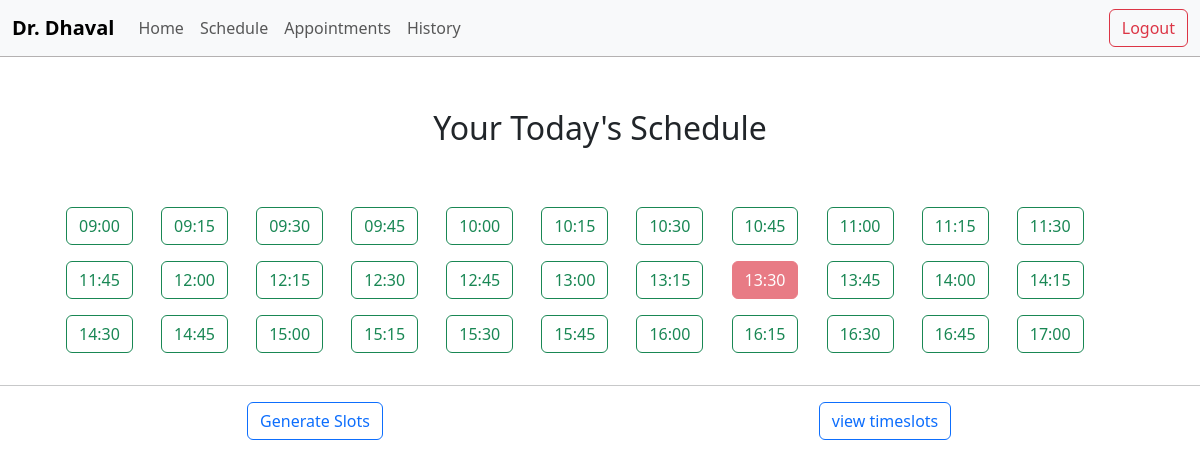
The page /doctor/schedule/ (signed in) on the database as committed earlier.
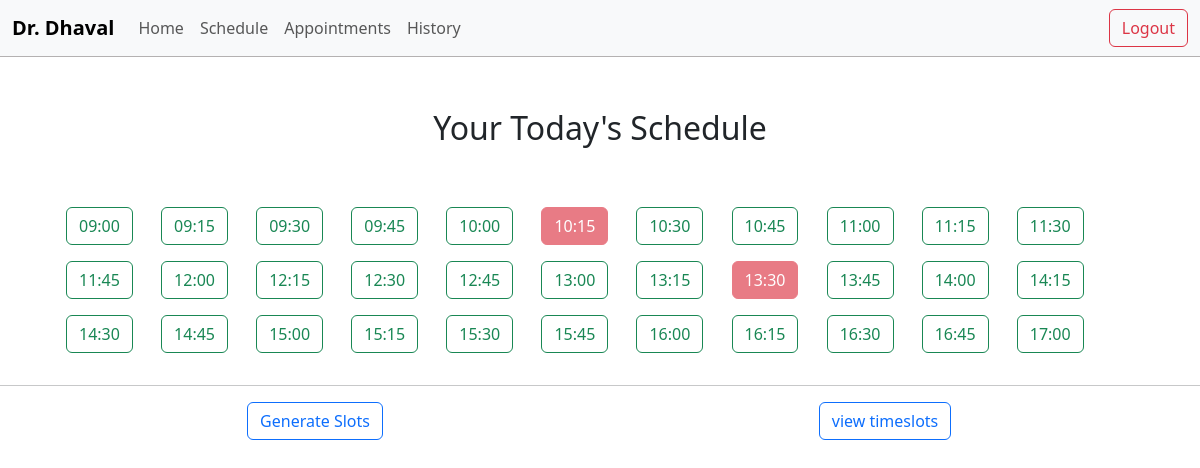
The same page on the database as committed later.
### doctor/models.py (models this page shows)
class timeslot(models.Model):
    doctor_id=models.ForeignKey(Doctor,on_delete=models.CASCADE)
    slot_date = models.DateField()
    is_available = models.CharField(max_length=12, default='available')
    starttime = models.TimeField()

### doctor/views.py (the view)
# urls.py: path('schedule/',views.docschedule, name="doctors_schedule"),
@login_required(login_url='/login/')
def docschedule(request):
    docid = request.user.id
    slotset = timeslot.objects.filter(doctor_id_id = docid , slot_date = date.today())
    context = {'page':'Schedule','slots' : slotset}
    return render(request, 'doctor/schedule.html',context)

### templates/doctor/schedule.html
{% extends "basic_structure.html"%} {%block start%}
<div class="container mt-1">
  <div class="d-flex justify-content-center pt-5 p-1">
    <h2>Your Today's Schedule</h2>
  </div>
</div>
<div class="container mt-5">
{% if slots %}
{%for i in slots%}
  {%if i.is_available == 'available'%}
    <button type="button" class="btn btn-outline-success ms-4 mb-3 ">{{i.starttime|time:"H:i"}}</button>
  {%elif i.is_available == 'booked' %}
    <button type="button" class="btn btn-danger ms-4 mb-3" disabled>{{i.starttime|time:"H:i"}}</button>
  {%elif i.is_available == 'disabled'%}
    <button type="button" class="btn btn-secondary ms-4 mb-3" disabled>{{i.starttime|time:"H:i"}}</button>
  {%endif%}
{%endfor%}
{% else %}
<div class="container mt-1">
  <div class="d-flex justify-content-center p-4 mb-2">
    <h4>No Slots Generated</h4>
  </div>
</div>
{% endif %}
</div>
<hr>
<div class="container mt-1">
  <div class="row">
    <div class="col">
      <div class="d-flex justify-content-center">
          <a href="/doctor/generate-slot/" class="btn btn-outline-primary">Generate Slots</a>
      </div>
    </div>
    <div class="col">
      <div class="d-flex justify-content-center">
        <a href="/doctor/viewtimeslot/" class="btn btn-outline-primary">view timeslots</a>
      </div>
    </div>
  </div>
</div>
{%endblock%}

Rows that differ between the two databases and show on the page:
changed timeslot (number 6 of 33 on the later page): is_available "available" → "booked" (drawn)
